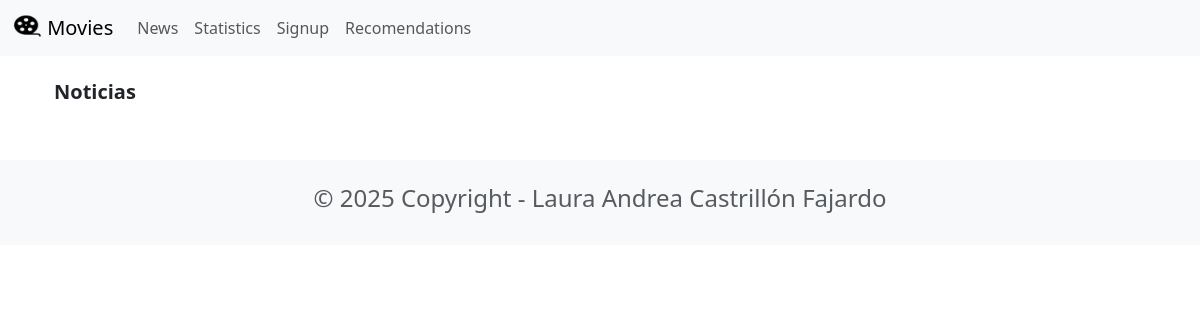
The page /news/ on the database as committed earlier.
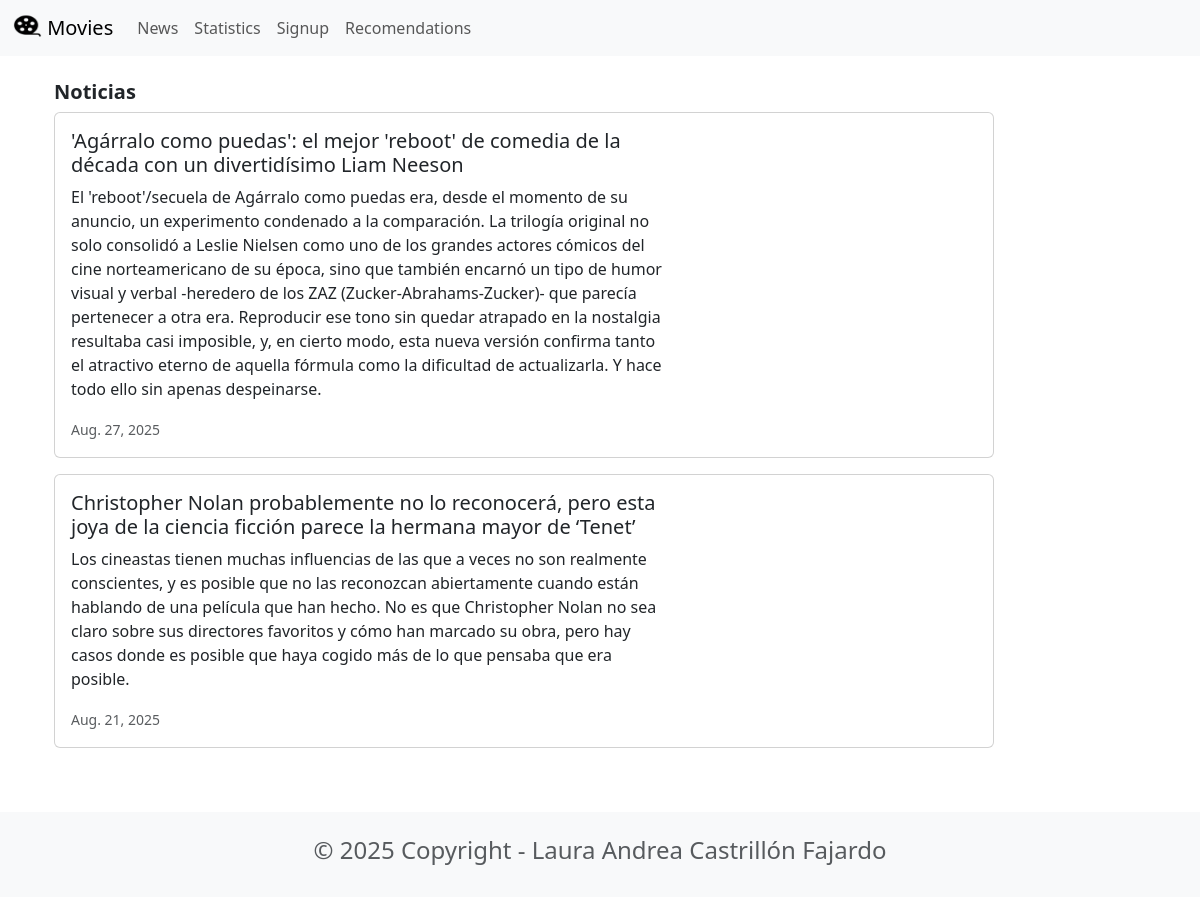
The same page on the database as committed later.
### news/models.py (models this page shows, shortened)
class News(models.Model):
    headline = models.CharField(max_length=200)
    body = models.TextField()
    date = models.DateField()

### news/views.py (the view)
# urls.py: path('news/', include('news.urls'), name='news'),
def news(request):
    newss = News.objects.all().order_by('-date')
    return render(request, 'news.html', {'newss':newss})

### news/templates/news.html (shortened to what this page needs)
{% extends 'base.html' %}
{% block content %}
<head>
    <link href="https://cdn.jsdelivr.net/npm/bootstrap@5.3.7/dist/css/bootstrap.min.css" rel="stylesheet"
>
</head>
<div class="container">
    <h5><b>Noticias</b></h5>
    {% for news in newss %}
    <div class="card mb-3" style="max-width: 940px;">
        <div class="row g-0">
            <div class="col-md-8">
                <div class="card-body">
                    <h5 class="card-title">{{ news.headline }}</h5>
                    <p class="card-text" > {{ news.body }}</p>
                    <p class="card-text"><small class="text-muted"> {{ news.date }} </small></p>
                </div>
            </div>
        </div>
    </div>
    {% endfor %}
</div>
{% endblock %}

### moviereviews/templates/base.html (shortened to what this page needs)
{% load static %}
<!doctype html>
<html lang="en">
<head>
  <link href="https://cdn.jsdelivr.net/npm/bootstrap@5.3.7/dist/css/bootstrap.min.css" rel="stylesheet">
</head>
<body>
<nav class="navbar navbar-expand-lg navbar-light bg-body-tertiary">
  <div class="container-fluid">
    <a class="navbar-brand" href="{% url 'home' %}">
      <img src="{% static 'images/pelicula.png' %}" alt="" width="30" height="24" class="d-inline-block align-text-top">
      Movies
    </a>
    <div class="collapse navbar-collapse" id="mainNav">
      <ul class="navbar-nav me-auto mb-2 mb-lg-0">
        <li class="nav-item">
          <a class="nav-link" href="{% url 'news' %}">News</a>
        </li>
        <li class="nav-item">
          <a class="nav-link" href="{% url 'statistics' %}">Statistics</a>
        </li>
        <li class="nav-item">
          <a class="nav-link" href="{% url 'signup' %}">Signup</a>
        </li>
        <li class="nav-item">
          <a class="nav-link" href="{% url 'recomendations' %}">Recomendations</a>
        </li>
      </ul>
    </div>
  </div>
</nav>
<div class="container py-4">
  {% block content %}{% endblock content %}
</div>
<footer class="text-center text-lg-start bg-light text-muted mt-4">
  <div class="container">
    <div class="row">
      <div class="text-center p-4" style="top: 100;">
        <h4>© 2025 Copyright - Laura Andrea Castrillón Fajardo</h4>
      </div>
    </div>
  </div>
</footer>
</body>
</html>

Rows that differ between the two databases and show on the page:
added News: headline "'Agárralo como puedas': el mejor 'reboot' de comedia de la década con un divertidísimo Liam Neeson", body "El 'reboot'/secuela de Agárralo como puedas era, desde el momento de su anuncio, un experimento condenado a la comparación. La trilogía original no solo consolidó a Leslie Nielsen como uno de los grandes actores cómicos del cine norteamericano de su época, sino que también encarnó un tipo de humor visual y verbal -heredero de los ZAZ (Zucker-Abrahams-Zucker)- que parecía pertenecer a otra era. Reproducir ese tono sin quedar atrapado en la nostalgia resultaba casi imposible, y, en cierto modo, esta nueva versión confirma tanto el atractivo eterno de aquella fórmula como la dificultad de actualizarla. Y hace todo ello sin apenas despeinarse.", date "Aug. 27, 2025"
added News: headline "Christopher Nolan probablemente no lo reconocerá, pero esta joya de la ciencia ficción parece la hermana mayor de ‘Tenet’", body "Los cineastas tienen muchas influencias de las que a veces no son realmente conscientes, y es posible que no las reconozcan abiertamente cuando están hablando de una película que han hecho. No es que Christopher Nolan no sea claro sobre sus directores favoritos y cómo han marcado su obra, pero hay casos donde es posible que haya cogido más de lo que pensaba que era posible.", date "Aug. 21, 2025"
